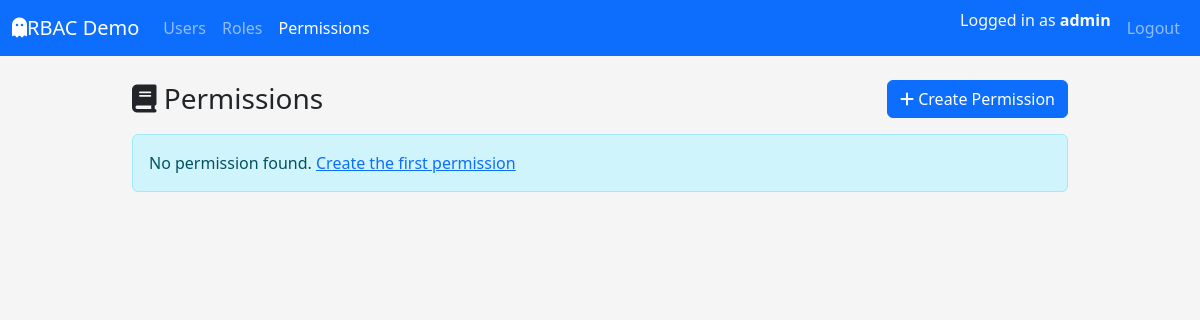
/permissions/ (signed in), run on an earlier commit of the app's database.
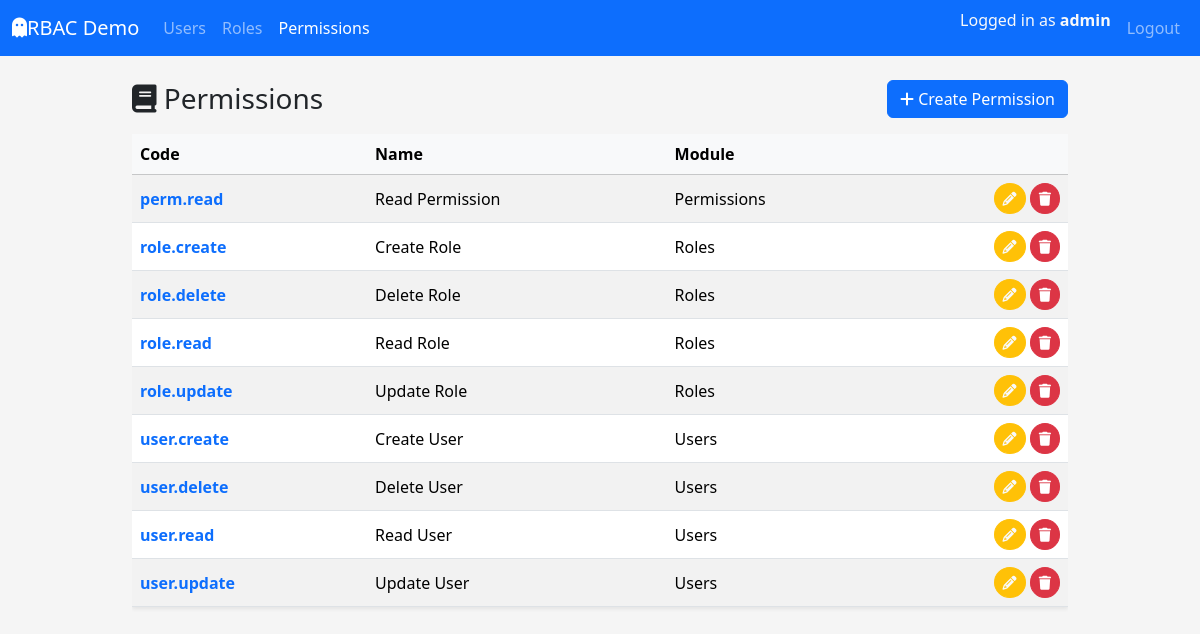
And on a later commit of the database.
### app/models/permission.py (models this page shows, shortened)
class PermissionTable(db.Model):
    __tablename__ = "tbl_permissions"
    id = db.Column(db.Integer, primary_key=True)
    code = db.Column(db.String(64), unique=True, nullable=False, index=True)
    name = db.Column(db.String(120), nullable=False)
    description = db.Column(db.String(255))
    module = db.Column(db.String(80), nullable=False, default="General")
    created_at = db.Column(db.DateTime, default=datetime.utcnow, nullable=False)
    updated_at = db.Column(db.DateTime, default=datetime.utcnow,onupdate=datetime.utcnow, nullable=False)
    roles = db.relationship("RoleTable", secondary=tbl_role_permissions, back_populates="permissions")

### app/routes/permission_route.py (the view)
@perm_bp.route('/')
@login_required
def index():
    permissions = PermissionService.get_all_permissions()
    return render_template("permissions/index.html", permissions=permissions)

### app/services/permission_service.py (called while the page is built)
    @staticmethod
    def get_all_permissions() -> List[PermissionTable]:
        return PermissionTable.query.order_by(PermissionTable.code.asc()).all()

### app/templates/permissions/index.html (shortened to what this page needs)
{% extends "layouts/base.html" %}  {% block content %}
<div class="d-flex justify-content-between align-items-center mb-3">
  <h1 class="h3 mb-0"><i class="fa-solid fa-book"></i> Permissions</h1>
  <a href="{{ url_for('tbl_perms.create') }}" class="btn btn-primary"
    ><i class="fa-solid fa-plus"></i> Create Permission</a
  >
</div>
{% if permissions %}
<div class="table-responsive">
  <table
    class="table table-striped  table-hover align-middle shadow-sm"
  >
    <thead class="table-light">
      <tr>
        <th>Code</th>
        <th>Name</th>
        <th>Module</th>
        <th></th>
      </tr>
    </thead>
    <tbody>
      {% for perm in permissions %}
      <tr>
        <td>
          <a
            href="{{ url_for('tbl_perms.detail', permission_id=perm.id) }}"
            class="text-decoration-none fw-semibold"
            >{{ perm.code }}</a
          >
        </td>
        <td>{{ perm.name }}</td>
        <td>{{ perm.module }}</td>
        <td class="text-end">
          <a
            href="{{ url_for('tbl_perms.edit', permission_id=perm.id) }}"
            class="btn btn-sm btn-warning rounded-circle text-light"
            title="Edit"
            ><i class="fa-solid fa-pencil"></i
          ></a>
          <a
            href="{{ url_for('tbl_perms.delete_confirm', permission_id=perm.id) }}"
            class="btn btn-sm btn-danger rounded-circle"
            title="Delete"
            ><i class="fa-solid fa-trash"></i
          ></a>
        </td>
      </tr>
      {% endfor %}
    </tbody>
  </table>
</div>
{% else %}
<div class="alert alert-info">
  No permission found.
  <a href="{{ url_for('tbl_perms.create') }}">Create the first permission</a>
</div>
{% endif %}
{% endblock %}

What changed in the data, as far as the page shows it:
added PermissionTable: code "perm.read", name "Read Permission", module "Permissions"
added PermissionTable: code "role.create", name "Create Role", module "Roles"
added PermissionTable: code "role.delete", name "Delete Role", module "Roles"
added PermissionTable: code "role.read", name "Read Role", module "Roles"
added PermissionTable: code "role.update", name "Update Role", module "Roles"
added PermissionTable: code "user.create", name "Create User", module "Users"
added PermissionTable: code "user.delete", name "Delete User", module "Users"
added PermissionTable: code "user.read", name "Read User", module "Users"
added PermissionTable: code "user.update", name "Update User", module "Users"
Also different on the page:
text no longer shown: "No permission found. Create the first permission"
text now shown: "Code Name Module"
